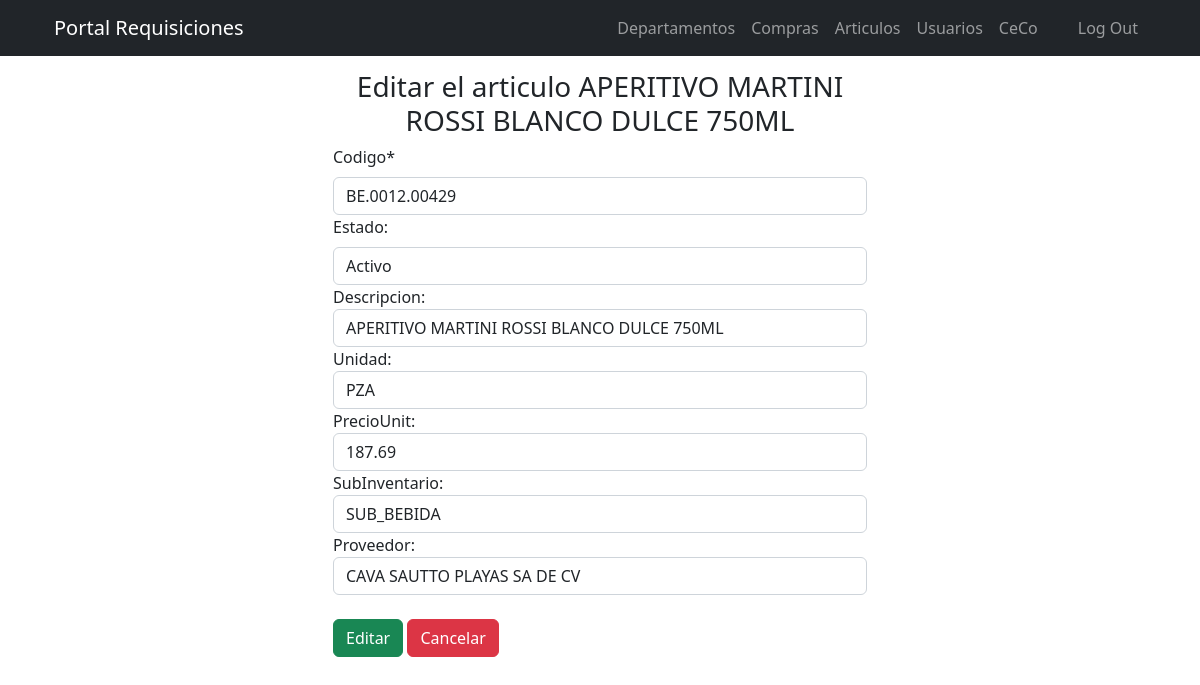
Page /includes/editar_art.php?id=60 (signed in) on the committed database.
### tables this page shows
CREATE TABLE `articulos` (
  `id` int(11) NOT NULL,
  `codigo` varchar(50) NOT NULL,
  `estado` int(11) NOT NULL,
  `descripcion` varchar(250) NOT NULL,
  `unidad` varchar(50) NOT NULL,
  `precio` float NOT NULL,
  `inventario` varchar(150) NOT NULL,
  `proveedor` varchar(250) NOT NULL
);

### includes/editar_art.php (the view, shortened to what this page needs)
<?php
$id = $_GET['id'];
include_once "header.php";
require_once ("db.php");
$consulta = "SELECT * FROM articulos WHERE id = $id";
$resultado = mysqli_query($conexion, $consulta);
$usuario = mysqli_fetch_assoc($resultado);
?>
<!DOCTYPE html>
<html lang="es-MX">
<head>
    <link rel="stylesheet" href="../../css/fontawesome-all.min.css">
	<link rel="stylesheet" href="../../css/estilo.css">
</head>
<body>
    <form  action="functions.php" method="POST">
        <div class="container">
            <div id="login-row" class="row justify-content-center align-items-center">
                <div id="login-column" class="col-md-6">
                    <div id="login-box" class="col-md-12">
                            <h3 class="text-center">Editar el articulo <?php echo $usuario ['descripcion']; ?></h3>
                            <div class="form-group">
                            <label for="" class="form-label">Codigo*</label>
                            <input type="text"  id="codigo" name="codigo" class="form-control" value ="<?php echo $usuario ['codigo']; ?>" required>
                            </div>
                            <div class="form-group">
                                  <label for="estado" class="form-label">Estado:</label>
                                  <select name="estado" id="estado" class="form-control" required >
                                  <option <?php echo $usuario ['estado']==='1' ? "selected='selected' ": "" ?> value="1">Activo</option>
                               </select>
                            </div>
                            <div class="form-group">
                                <label for="desc">Descripcion:</label><br>
                                <input type="text" name="descripcion" id="descripcion" class="form-control" value="<?php echo $usuario ['descripcion']; ?>" required>
                            </div>
                            <div class="form-group">
                                <label for="unit">Unidad:</label><br>
                                <input type="text" name="unidad" id="unidad" class="form-control" value="<?php echo $usuario ['unidad']; ?>" required>
                            </div>
                            <div class="form-group">
                                <label for="precio">PrecioUnit:</label><br>
                                <input type="number" name="precio" id="precio" class="form-control" value="<?php echo $usuario ['precio']; ?>" required>
                            </div>
                            <div class="form-group">
                                <label for="sub">SubInventario:</label><br>
                                <input type="text" name="inventario" id="inventario" class="form-control" value="<?php echo $usuario ['inventario']; ?>" required>
                            </div>
                            <div class="form-group">
                                <label for="prov">Proveedor:</label><br>
                                <input type="text" name="proveedor" id="proveedor" class="form-control" value="<?php echo $usuario ['proveedor']; ?>" required>
                            </div>
                               <br>
                                <div class="mb-3">
                                <button type="submit" class="btn btn-success" >Editar</button>
                               <a href="../views/articulos.php" class="btn btn-danger">Cancelar</a>
                            </div>
                            </div>
                            </div>
                        </form>
                    </div>
                </div>
</body>
</html>

### css/estilo.css (style rules this page uses)
body { padding-top: 70px; }

### rows in the picture
articulos: descripcion "APERITIVO MARTINI ROSSI BLANCO DULCE 750ML", codigo "BE.0012.00429", estado "Activo", unidad "PZA", precio "187.69", inventario "SUB_BEBIDA", proveedor "CAVA SAUTTO PLAYAS SA DE CV"
